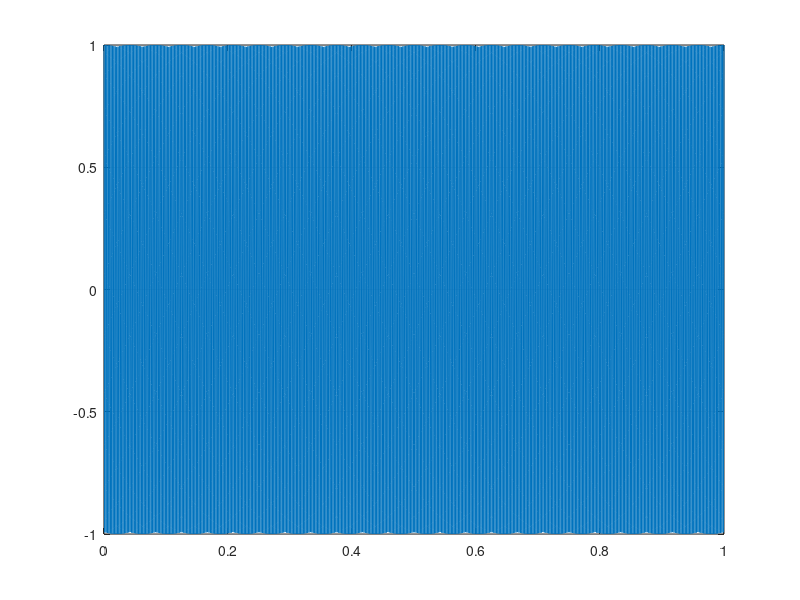
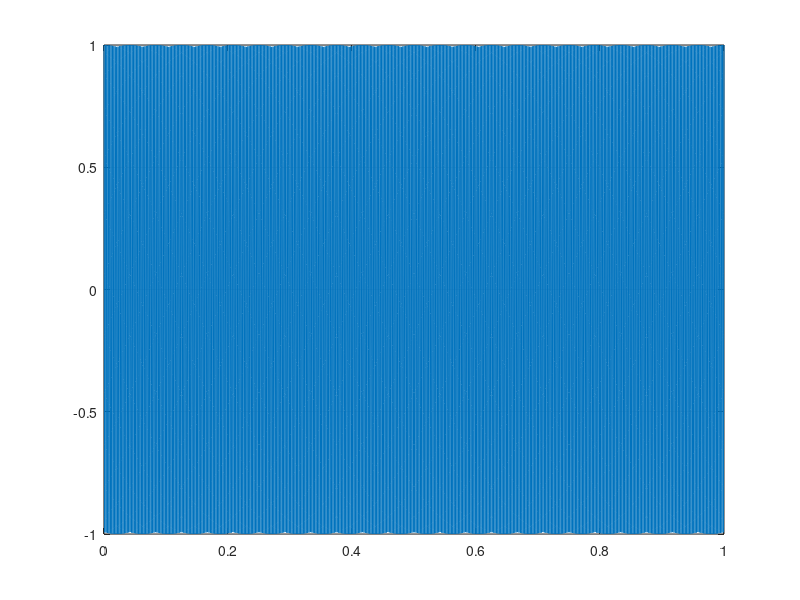

The MATLAB source for these figures, in order:
%%%%%%%%%%%%%%%%%%%%%%%%%%%%%%%%%%%%%%%%%%%%%%%%%%%%%%%%%%%%%%%%%%%%%%% 0 - Boas práticasclear all;            % limpa as variáveisclose all;            % fecha todas as figurasclc;                  % limpa a tela que está sendo visualizada% https://studio.youtube.com/video/umBm2TOLi20/edit%%%%%%%%%%%%%%%%%%%%%%%%%%%%%%%%%%%%%%%%%%%%%%%%%%%%%%%%%%%%%%%%%%%%%%% 1 - Gerar um som harmônico%% %% g(t) --> som = Ap * cos(w*tempo+fase)%%%%Ap   = 1;               % amplitude(volume) do somf    = 440;             % frequência do som em Hz(Lá)w    = 2*pi*f;          % determino a frequência angularfase = 0;               % fase do sinal harmônico%%% criar o conceito de tempoduracao    = 1;         % duração do som de 1 segundoamostragem = 11025;     % frequência de uso do computador  tempo      = linspace(0,duracao,amostragem);      %%% gerar o sinalgt   = Ap*cos(w*tempo+fase);figure()plot(tempo,gt);grid;%%%%%%%%%%%%%%%%%%%%%%%%%%%%%%%%%%%%%%%%%%%%%%%%%%%%%%%%%%%%%%%%%%%%%%% 2 - reproduzir o som que eu criei%%%%%%%%%%%%%%%%%%%%%%%%%%%%%%%%%%%%%%%%%%%%%%%%%%%%%%%%%%%%%%%%%%%%%%% 3 - Criar sons novosgt1 = gt;gt2 = gt1 + Ap/3*cos(3*w*tempo+fase);gt3 = gt2 + Ap/5*cos(5*w*tempo+fase);sound(gt,amostragem);figure()plot(tempo,gt);grid;